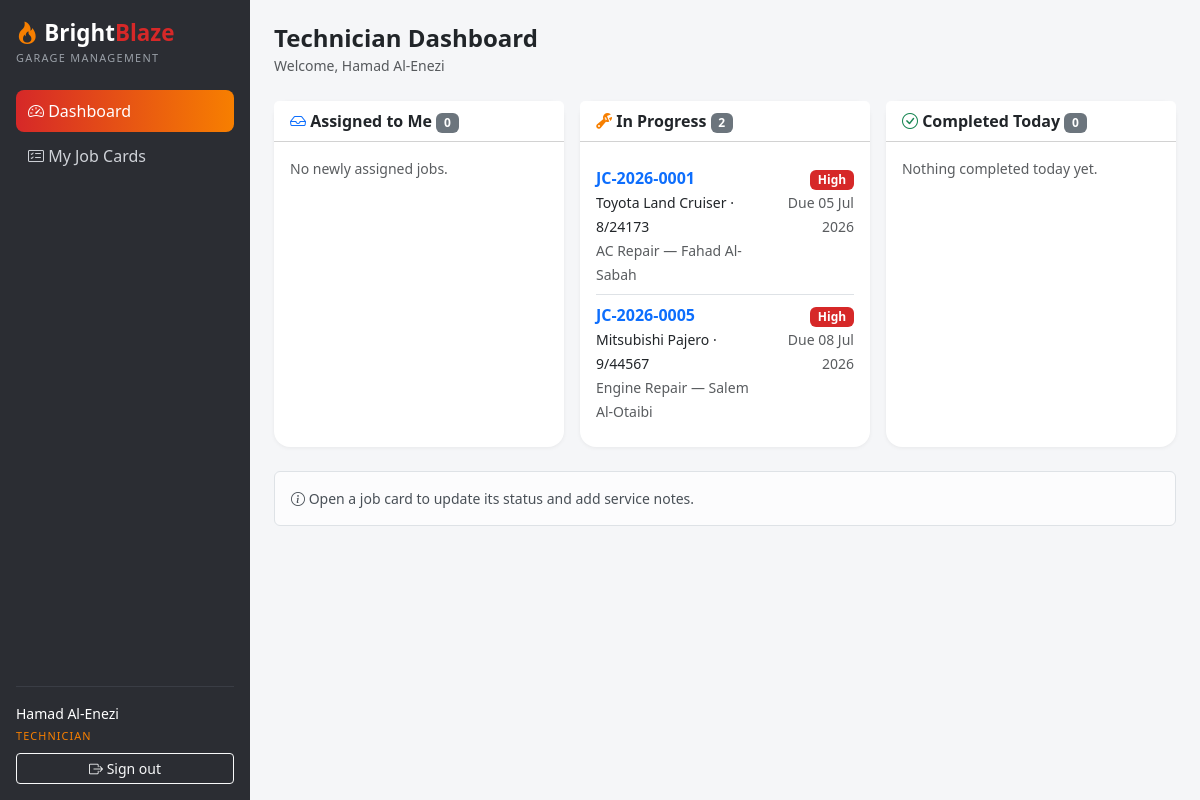
Page /technician/dashboard.php (signed in) on the committed database.
### tables this page shows
CREATE TABLE `job_cards` (
  `id` INT UNSIGNED NOT NULL AUTO_INCREMENT,
  `job_number` VARCHAR(20) NOT NULL,
  `customer_id` INT UNSIGNED NOT NULL,
  `vehicle_id` INT UNSIGNED NOT NULL,
  `service_category` VARCHAR(60) NOT NULL,
  `technician_id` INT UNSIGNED DEFAULT NULL,
  `priority` ENUM('Low','Medium','High') NOT NULL DEFAULT 'Medium',
  `status` ENUM('Pending','Assigned','In Progress','Completed','Cancelled') NOT NULL DEFAULT 'Pending',
  `problem_description` TEXT NOT NULL,
  `estimated_completion` DATE DEFAULT NULL,
  `created_at` TIMESTAMP NOT NULL DEFAULT CURRENT_TIMESTAMP,
  `completed_at` DATETIME DEFAULT NULL,
  `updated_at` TIMESTAMP NOT NULL DEFAULT CURRENT_TIMESTAMP ON UPDATE CURRENT_TIMESTAMP,
  PRIMARY KEY (`id`),
  UNIQUE KEY `uq_job_cards_number` (`job_number`),
  KEY `idx_job_cards_status` (`status`),
  KEY `idx_job_cards_priority` (`priority`),
  KEY `idx_job_cards_customer` (`customer_id`),
  KEY `idx_job_cards_vehicle` (`vehicle_id`),
  KEY `idx_job_cards_technician` (`technician_id`),
  CONSTRAINT `fk_job_cards_customer` FOREIGN KEY (`customer_id`) REFERENCES `customers` (`id`) ON DELETE CASCADE,
  CONSTRAINT `fk_job_cards_vehicle` FOREIGN KEY (`vehicle_id`) REFERENCES `vehicles` (`id`) ON DELETE CASCADE,
  CONSTRAINT `fk_job_cards_technician` FOREIGN KEY (`technician_id`) REFERENCES `users` (`id`) ON DELETE SET NULL
);

CREATE TABLE `vehicles` (
  `id` INT UNSIGNED NOT NULL AUTO_INCREMENT,
  `customer_id` INT UNSIGNED NOT NULL,
  `plate_number` VARCHAR(20) NOT NULL,
  `make` VARCHAR(60) NOT NULL,
  `model` VARCHAR(60) NOT NULL,
  `year` SMALLINT UNSIGNED DEFAULT NULL,
  `color` VARCHAR(40) DEFAULT NULL,
  `vin` VARCHAR(30) DEFAULT NULL,
  `created_at` TIMESTAMP NOT NULL DEFAULT CURRENT_TIMESTAMP,
  `updated_at` TIMESTAMP NOT NULL DEFAULT CURRENT_TIMESTAMP ON UPDATE CURRENT_TIMESTAMP,
  PRIMARY KEY (`id`),
  UNIQUE KEY `uq_vehicles_plate` (`plate_number`),
  UNIQUE KEY `uq_vehicles_vin` (`vin`),
  KEY `idx_vehicles_customer` (`customer_id`),
  CONSTRAINT `fk_vehicles_customer` FOREIGN KEY (`customer_id`) REFERENCES `customers` (`id`) ON DELETE CASCADE
);

CREATE TABLE `customers` (
  `id` INT UNSIGNED NOT NULL AUTO_INCREMENT,
  `name` VARCHAR(120) NOT NULL,
  `phone` VARCHAR(20) NOT NULL,
  `email` VARCHAR(120) DEFAULT NULL,
  `address` VARCHAR(255) DEFAULT NULL,
  `created_at` TIMESTAMP NOT NULL DEFAULT CURRENT_TIMESTAMP,
  `updated_at` TIMESTAMP NOT NULL DEFAULT CURRENT_TIMESTAMP ON UPDATE CURRENT_TIMESTAMP,
  PRIMARY KEY (`id`),
  KEY `idx_customers_name` (`name`),
  KEY `idx_customers_phone` (`phone`)
);

### includes/session.php (called while the page is built, shortened)
<?php
require_once __DIR__ . '/functions.php';
function current_user_id(): int
{
    return (int) ($_SESSION['user_id'] ?? 0);
}
function current_user_name(): string
{
    return $_SESSION['full_name'] ?? '';
}

### config/database.php (called while the page is built, shortened)
<?php
function db(): PDO
{
    static $pdo = null;
    if ($pdo === null) {
        $dsn = 'mysql:host=' . DB_HOST . ';dbname=' . DB_NAME . ';charset=utf8mb4';
        try {
            $pdo = new PDO($dsn, DB_USER, DB_PASS, [
                PDO::ATTR_ERRMODE            => PDO::ERRMODE_EXCEPTION,
                PDO::ATTR_DEFAULT_FETCH_MODE => PDO::FETCH_ASSOC,
                PDO::ATTR_EMULATE_PREPARES   => false,
            ]);
        } catch (PDOException $e) {
            http_response_code(500);
            die('Database connection failed. Check config/database.php and make sure MySQL is running and the brightblaze_garage database is imported.');
        }
    }
    return $pdo;
}

### config/config.php (called while the page is built, shortened)
<?php
require_once __DIR__ . '/database.php';
function base_url(string $path = ''): string
{
    return BASE_URL . ltrim($path, '/');
}

### technician/dashboard.php (the view, shortened to what this page needs)
<?php
require_once __DIR__ . '/../config/config.php';
require_once __DIR__ . '/../includes/session.php';
$uid = current_user_id();
function tech_jobs(int $uid, string $where): array
{
    $stmt = db()->prepare(
        "SELECT jc.id, jc.job_number, jc.service_category, jc.priority, jc.status,
                jc.estimated_completion, v.plate_number, v.make, v.model, c.name AS customer_name
         FROM job_cards jc
         JOIN vehicles v ON v.id = jc.vehicle_id
         JOIN customers c ON c.id = jc.customer_id
         WHERE jc.technician_id = ? AND $where
         ORDER BY FIELD(jc.priority, 'High', 'Medium', 'Low'), jc.created_at DESC"
    );
    $stmt->execute([$uid]);
    return $stmt->fetchAll();
}
$assigned       = tech_jobs($uid, "jc.status = 'Assigned'");
$inProgress     = tech_jobs($uid, "jc.status = 'In Progress'");
$completedToday = tech_jobs($uid, "jc.status = 'Completed' AND DATE(jc.completed_at) = CURDATE()");
include __DIR__ . '/../includes/header.php';
function render_job_list(array $jobs, string $empty): void
{
    if (!$jobs) {
        echo '<p class="text-muted small mb-0">' . e($empty) . '</p>';
        return;
    }
    echo '<ul class="list-group list-group-flush">';
    foreach ($jobs as $job) {
        echo '<li class="list-group-item px-0">';
        echo '<div class="d-flex justify-content-between align-items-start gap-2">';
        echo '<div><a class="fw-semibold text-decoration-none" href="' . base_url('job_cards/view.php?id=' . (int) $job['id']) . '">' . e($job['job_number']) . '</a><br>';
        echo '<span class="small">' . e($job['make'] . ' ' . $job['model']) . ' · ' . e($job['plate_number']) . '</span><br>';
        echo '<span class="small text-muted">' . e($job['service_category']) . ' — ' . e($job['customer_name']) . '</span></div>';
        echo '<div class="text-end">' . priority_badge($job['priority']) . '<br><span class="small text-muted">Due ' . e(format_date($job['estimated_completion'])) . '</span></div>';
        echo '</div></li>';
    }
    echo '</ul>';
}
?>
<div class="mb-4">
  <h4 class="fw-bold mb-0">Technician Dashboard</h4>
  <span class="text-muted small">Welcome, <?= e(current_user_name()) ?></span>
</div>
<div class="row g-3">
  <div class="col-lg-4">
    <div class="card h-100">
      <div class="card-header bg-white fw-bold"><i class="bi bi-inbox text-primary"></i> Assigned to Me <span class="badge text-bg-secondary"><?= count($assigned) ?></span></div>
      <div class="card-body"><?php render_job_list($assigned, 'No newly assigned jobs.'); ?></div>
    </div>
  </div>
  <div class="col-lg-4">
    <div class="card h-100">
      <div class="card-header bg-white fw-bold"><i class="bi bi-wrench-adjustable bb-text-orange"></i> In Progress <span class="badge text-bg-secondary"><?= count($inProgress) ?></span></div>
      <div class="card-body"><?php render_job_list($inProgress, 'No jobs in progress.'); ?></div>
    </div>
  </div>
  <div class="col-lg-4">
    <div class="card h-100">
      <div class="card-header bg-white fw-bold"><i class="bi bi-check-circle text-success"></i> Completed Today <span class="badge text-bg-secondary"><?= count($completedToday) ?></span></div>
      <div class="card-body"><?php render_job_list($completedToday, 'Nothing completed today yet.'); ?></div>
    </div>
  </div>
</div>
<div class="alert alert-light border mt-4 small mb-0">
  <i class="bi bi-info-circle"></i> Open a job card to update its status and add service notes.
</div>
<?php include __DIR__ . '/../includes/footer.php'; ?>

### includes/functions.php (shortened to what this page needs)
<?php
function e(?string $value): string
{
    return htmlspecialchars((string) $value, ENT_QUOTES, 'UTF-8');
}
function priority_badge(string $priority): string
{
    $slug = strtolower($priority);
    return '<span class="badge bb-priority-' . e($slug) . '">' . e($priority) . '</span>';
}
function format_date(?string $value, string $format = 'd M Y'): string
{
    return date($format, strtotime($value));
}

### assets/css/style.css (style rules this page uses)
:root { --bb-red: #d62828; --bb-orange: #f77f00; --bb-dark: #2b2d33; --bb-darker: #212226; }
body { background: #f5f6f8; }
.card { border: 0; border-radius: 1rem; box-shadow: 0 1px 4px rgba(0, 0, 0, 0.06); }
.bb-text-orange { color: var(--bb-orange); }
.badge.bb-priority-high { background: var(--bb-red); }

### rows in the picture
job_cards: job_number "JC-2026-0001", vehicle.model "Toyota Land Cruiser", vehicle.plate_number "8/24173", service_category "AC Repair", customer.name "Fahad Al-Sabah", priority "High", estimated_completion "05 Jul 2026"
job_cards: job_number "JC-2026-0005", vehicle.model "Mitsubishi Pajero", vehicle.plate_number "9/44567", service_category "Engine Repair", customer.name "Salem Al-Otaibi", priority "High", estimated_completion "08 Jul 2026"

### other values in the picture
$label "Dashboard My Job Cards"
current_user_name() "Hamad Al-Enezi"
current_role() "TECHNICIAN"
count($assigned) "0"
$empty "No newly assigned jobs. Nothing completed today yet."
count($inProgress) "2"
count($completedToday) "0"
